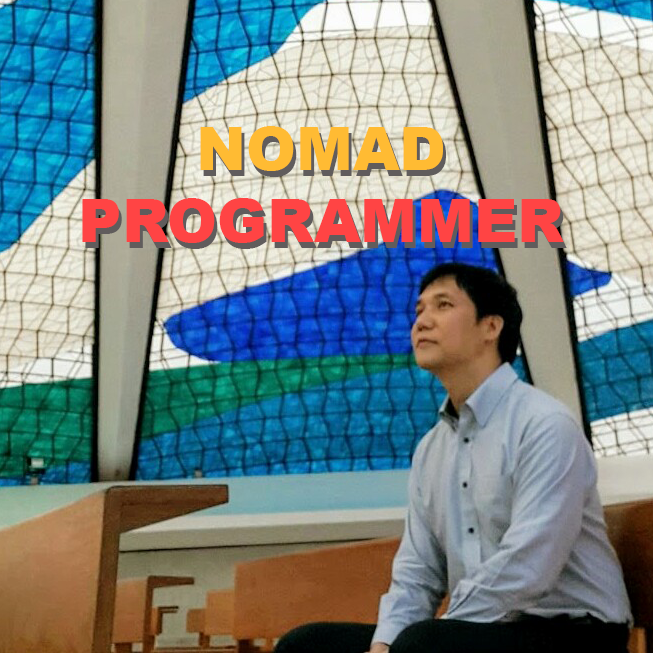
#> input picture nomadProgramerIcon.png, 653 x 653 px
$ python 106openCVMasking.py
#> lines starting #> are read from the running program, lines starting #| are printed output that depends on the picture; after the words box and inside, x2 and y2 are one past the last pixel; in counts of white or black regions, pixels touching at a corner belong together
import cv2
import numpy as np

print("OpenCV version:")
print(cv2.__version__)

img = cv2.imread("nomadProgramerIcon.png")
#> img is the input picture: shape (653, 653, 3); mean B, G, R 132.5, 133.6, 124.4
print("width: {} pixels".format(img.shape[1]))
#| width: 653 pixels
print("height: {} pixels".format(img.shape[0]))
#| height: 653 pixels
print("channels: {}".format(img.shape[2]))
#| channels: 3

(height, width) = img.shape[:2]
#> height = 653; width = 653
center = (width // 2, height // 2)
#> center = (326, 326)

cv2.imshow("nomadProgramer", img)

mask = np.zeros(img.shape[:2], dtype = "uint8")  # 제로 필 된 넘파이 행렬.

cv2.circle(mask, center, 300, (255, 255, 255), -1) # 마스크에다가 원으로 된 가득 찬 흰색 마스크 생성. (검은색 제로필에 흰색 원 생성.)
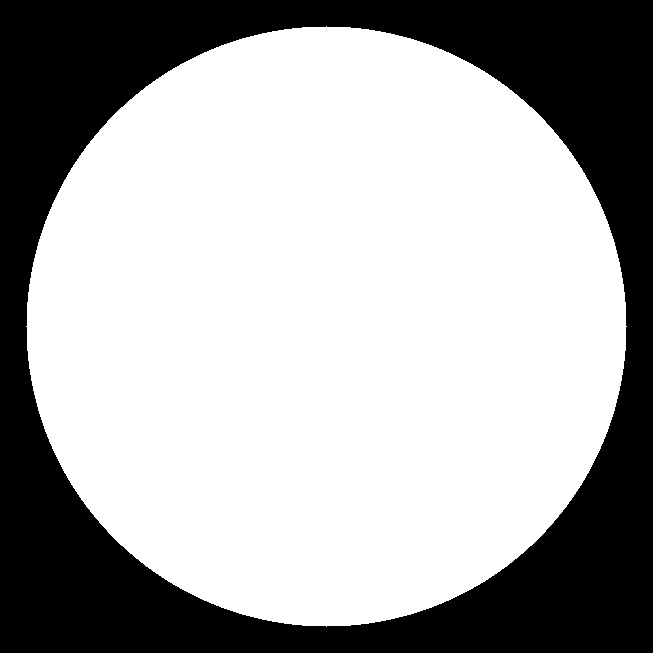
#> mask: shape (653, 653); 66.3% white; 1 black region, box (x1, y1, x2, y2) and area: (0, 0, 653, 653) 143712

cv2.imshow("mask", mask)

masked = cv2.bitwise_and(img, img, mask = mask) # and 연산자. 합친다!! / 검은색 부분은 false값 이므로, and 연산에서 제외. so, 둘 다 true (흰색, 그림) 부분만 보이게 됨.
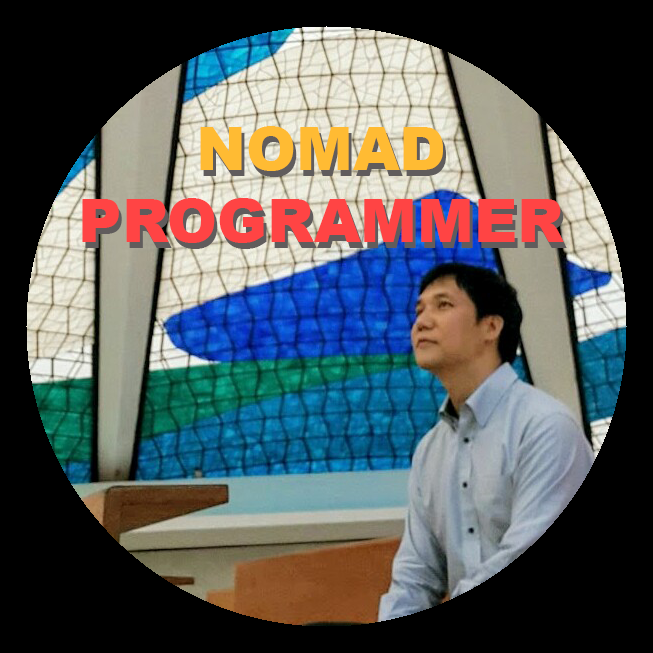
#> masked: shape (653, 653, 3); mean B, G, R 89.4, 89.1, 85.4
# or이라도, 마스크가 가려버리는 듯.
cv2.imshow("nomadProgramer with mask", masked)

cv2.waitKey(0)
cv2.destroyAllWindows()
